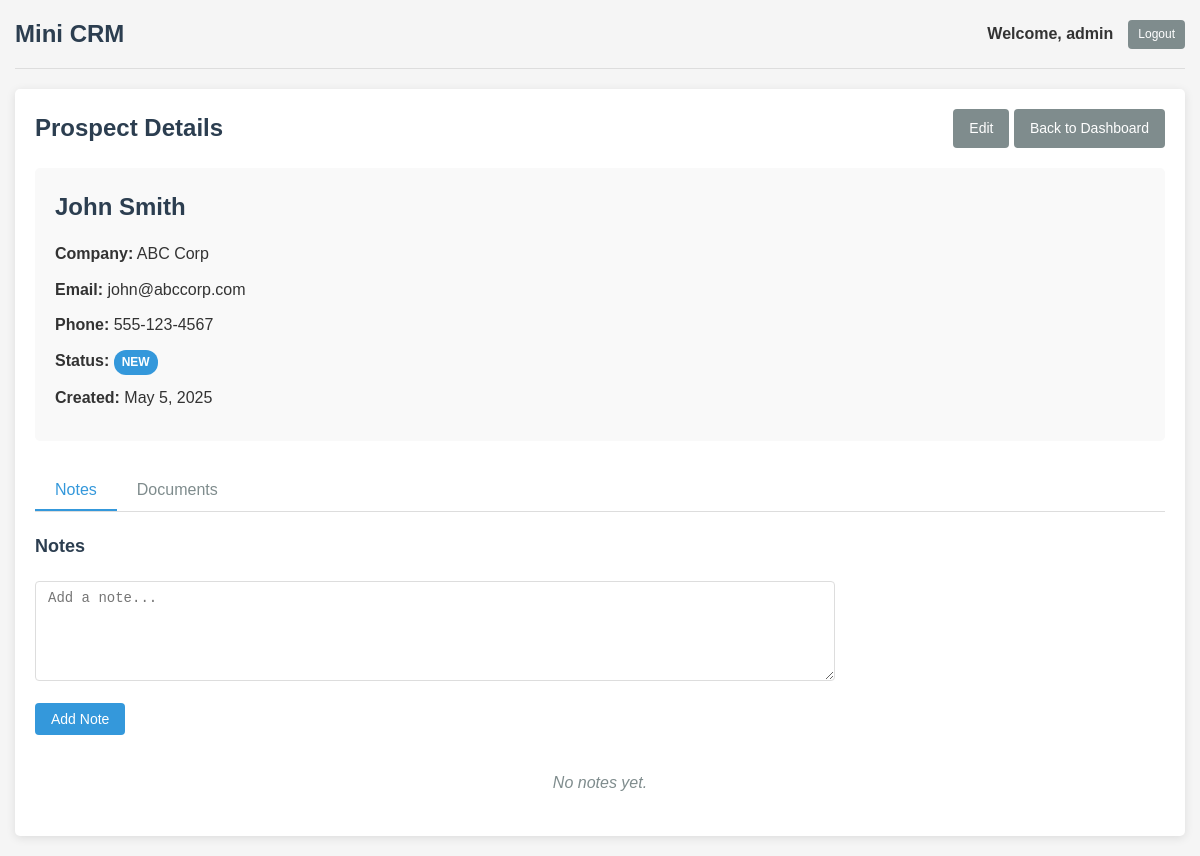
Screenshot of /prospect_detail.php?id=1 (signed in) with the database file from the repository.
### tables this page shows
CREATE TABLE
IF NOT EXISTS prospects
(
    id INT AUTO_INCREMENT PRIMARY KEY,
    name VARCHAR
(100) NOT NULL,
    company VARCHAR
(100),
    phone VARCHAR
(20),
    email VARCHAR
(100) NOT NULL,
    status ENUM
('new', 'contacted', 'in negotiation', 'won', 'lost') DEFAULT 'new',
    user_id INT,
    created_at TIMESTAMP DEFAULT CURRENT_TIMESTAMP,
    FOREIGN KEY
(user_id) REFERENCES users
(id) ON
DELETE
SET NULL
);

### config/env.php (called while the page is built, shortened)
<?php
class Env {
    private static $variables = [];
    public static function load($path = '.env') {
        if (!file_exists($path)) {
            return false;
        }
        return true;
    }
    public static function get($name, $default = null) {
        return isset(self::$variables[$name]) ? self::$variables[$name] : $default;
    }
}
?>

### classes/Prospect.php (called while the page is built, shortened)
<?php
require_once 'config/database.php';
class Prospect {
    private $conn;
    private $table = 'prospects';
    public $id;
    public function __construct() {
        $database = new Database();
        $this->conn = $database->connect();
    }
    public function read_single() {
        try {
            $query = "SELECT p.id, p.name, p.company, p.phone, p.email, p.status, p.created_at, p.user_id, u.username
                      FROM " . $this->table . " p
                      LEFT JOIN users u ON p.user_id = u.id
                      WHERE p.id = :id";
            $stmt = $this->conn->prepare($query);
            $stmt->bindParam(':id', $this->id, PDO::PARAM_INT);
            $stmt->execute();
            $row = $stmt->fetch();
            if ($row) {
                $this->name = $row['name'];
                $this->company = $row['company'];
                $this->phone = $row['phone'];
                $this->email = $row['email'];
                $this->status = $row['status'];
                $this->created_at = $row['created_at'];
                return true;
            }
            return false;
        } catch (PDOException $e) {
            echo "Error fetching prospect: " . $e->getMessage();
            return false;
        }
    }
}
?>

### config/database.php (called while the page is built, shortened)
<?php
require_once 'env.php';
class Database
{
    private $host;
    private $username;
    private $password;
    private $database;
    public function __construct()
    {
        $this->host = Env::get('DB_HOST', 'localhost');
        $this->username = Env::get('DB_USERNAME', 'root');
        $this->password = Env::get('DB_PASSWORD', '');
        $this->database = Env::get('DB_DATABASE', 'mini_crm');
    }
    public function connect()
    {
        $this->conn = null;
        try {
            $this->conn = new PDO(
                "mysql:host=" . $this->host . ";dbname=" . $this->database,
                $this->username,
                $this->password
            );
            $this->conn->setAttribute(PDO::ATTR_ERRMODE, PDO::ERRMODE_EXCEPTION);
            $this->conn->setAttribute(PDO::ATTR_DEFAULT_FETCH_MODE, PDO::FETCH_ASSOC);
        } catch (PDOException $e) {
            echo "Connection Error: " . $e->getMessage();
        }
        return $this->conn;
    }
}
?>

### classes/Note.php (called while the page is built, shortened)
<?php
require_once 'config/database.php';
class Note {
    private $conn;
    private $table = 'notes';
    public $prospect_id;
    public function __construct() {
        $database = new Database();
        $this->conn = $database->connect();
    }
    public function read_by_prospect() {
        try {
            $query = "SELECT n.id, n.prospect_id, n.user_id, n.content, n.created_at, u.username
                      FROM " . $this->table . " n
                      LEFT JOIN users u ON n.user_id = u.id
                      WHERE n.prospect_id = :prospect_id
                      ORDER BY n.created_at DESC";
            $stmt = $this->conn->prepare($query);
            $stmt->bindParam(':prospect_id', $this->prospect_id, PDO::PARAM_INT);
            $stmt->execute();
            return $stmt;
        } catch (PDOException $e) {
            echo "Error fetching notes: " . $e->getMessage();
            return false;
        }
    }
}
?>

### prospect_detail.php (the view, shortened to what this page needs)
<?php
require_once 'classes/Prospect.php';
require_once 'classes/Note.php';
$prospect = new Prospect();
$prospect->id = $_GET['id'];
if(!$prospect->read_single()) {
    header('Location: dashboard.php');
    exit;
}
$note = new Note();
$note->prospect_id = $prospect->id;
$notes = $note->read_by_prospect();
?>
<!DOCTYPE html>
<html lang="en">
<head>
    <link rel="stylesheet" href="assets/css/style.css">
</head>
<body>
    <div class="container">
        <?php include 'views/header.php'; ?>
        <div class="content">
            <div class="page-header">
                <h1>Prospect Details</h1>
                <div>
                    <a href="prospect_form.php?id=<?php echo $prospect->id; ?>" class="btn btn-secondary">Edit</a>
                    <a href="dashboard.php" class="btn btn-secondary">Back to Dashboard</a>
                </div>
            </div>
            <div class="prospect-details">
                <div class="prospect-info">
                    <h2><?php echo htmlspecialchars($prospect->name); ?></h2>
                    <p><strong>Company:</strong> <?php echo htmlspecialchars($prospect->company); ?></p>
                    <p><strong>Email:</strong> <?php echo htmlspecialchars($prospect->email); ?></p>
                    <p><strong>Phone:</strong> <?php echo htmlspecialchars($prospect->phone); ?></p>
                    <p><strong>Status:</strong> <span class="status-badge status-<?php echo $prospect->status; ?>"><?php echo ucfirst($prospect->status); ?></span></p>
                    <p><strong>Created:</strong> <?php echo date('F j, Y', strtotime($prospect->created_at)); ?></p>
                </div>
            </div>
            <div class="tabs">
                <div class="tab-header">
                    <button class="tab-btn active" data-tab="notes">Notes</button>
                    <button class="tab-btn" data-tab="documents">Documents</button>
                </div>
                <div class="tab-content">
                    <div class="tab-pane active" id="notes">
                        <div class="section-header">
                            <h3>Notes</h3>
                        </div>
                        <form id="add-note-form" class="form">
                            <div class="form-group">
                                <textarea name="content" placeholder="Add a note..." required></textarea>
                            </div>
                            <div class="form-group">
                                <button type="submit" class="btn btn-primary">Add Note</button>
                            </div>
                        </form>
                        <div id="notes-container">
                            <?php if($notes->rowCount() > 0): ?>
                                <?php while($row = $notes->fetch()): ?>
                                    <div class="note">
                                        <div class="note-header">
                                            <span class="note-author"><?php echo htmlspecialchars($row['username']); ?></span>
                                            <span class="note-date"><?php echo date('M j, Y g:i A', strtotime($row['created_at'])); ?></span>
                                        </div>
                                        <div class="note-content"><?php echo nl2br(htmlspecialchars($row['content'])); ?></div>
                                    </div>
                                <?php endwhile; ?>
                            <?php else: ?>
                                <p class="no-data">No notes yet.</p>
                            <?php endif; ?>
                        </div>
                    </div>
                </div>
            </div>
        </div>
    </div>
</body>
</html>

### assets/css/style.css (style rules this page uses)
* { margin: 0; padding: 0; box-sizing: border-box; }
body { font-family: Arial, sans-serif; line-height: 1.6; color: #333; background-color: #f5f5f5; }
.container { max-width: 1200px; margin: 0 auto; padding: 0 15px; }
.content { background-color: #fff; padding: 20px; border-radius: 5px; box-shadow: 0 2px 10px rgba(0, 0, 0, 0.1); margin-bottom: 20px; }
.page-header { display: flex; justify-content: space-between; align-items: center; margin-bottom: 20px; }
.page-header h1 { font-size: 24px; color: #2c3e50; }
.form { max-width: 800px; }
.form-group { margin-bottom: 15px; }
.form-group input, .form-group select, .form-group textarea { width: 100%; padding: 8px 12px; border: 1px solid #ddd; border-radius: 4px; font-size: 14px; }
.form-group textarea { min-height: 100px; resize: vertical; }
.btn { display: inline-block; padding: 8px 16px; background-color: #3498db; color: #fff; border: none; border-radius: 4px; cursor: pointer; text-decoration: none; font-size: 14px; transition: background-color 0.3s; }
.btn-primary { background-color: #3498db; }
.btn-secondary { background-color: #7f8c8d; }
.status-badge { display: inline-block; padding: 3px 8px; border-radius: 12px; font-size: 12px; font-weight: bold; text-transform: uppercase; }
.status-new { background-color: #3498db; color: #fff; }
.prospect-details { margin-bottom: 30px; }
.prospect-info { padding: 20px; background-color: #f9f9f9; border-radius: 5px; }
.prospect-info h2 { margin-bottom: 15px; color: #2c3e50; }
.prospect-info p { margin-bottom: 10px; }
.tabs { margin-top: 30px; }
.tab-header { display: flex; border-bottom: 1px solid #ddd; margin-bottom: 20px; }
.tab-btn { padding: 10px 20px; background: none; border: none; cursor: pointer; font-size: 16px; color: #7f8c8d; border-bottom: 2px solid transparent; }
.tab-btn.active { color: #3498db; border-bottom: 2px solid #3498db; }
.tab-pane { display: none; }
.tab-pane.active { display: block; }
.section-header { margin-bottom: 20px; }
.section-header h3 { font-size: 18px; color: #2c3e50; }
.no-data { text-align: center; padding: 20px; color: #7f8c8d; font-style: italic; }

### rows the page displays
prospects: name "John Smith", company "ABC Corp", email "john@abccorp.com", phone "555-123-4567", status "NEW", created_at "May 5, 2025"

### other values shown
$username "admin"
